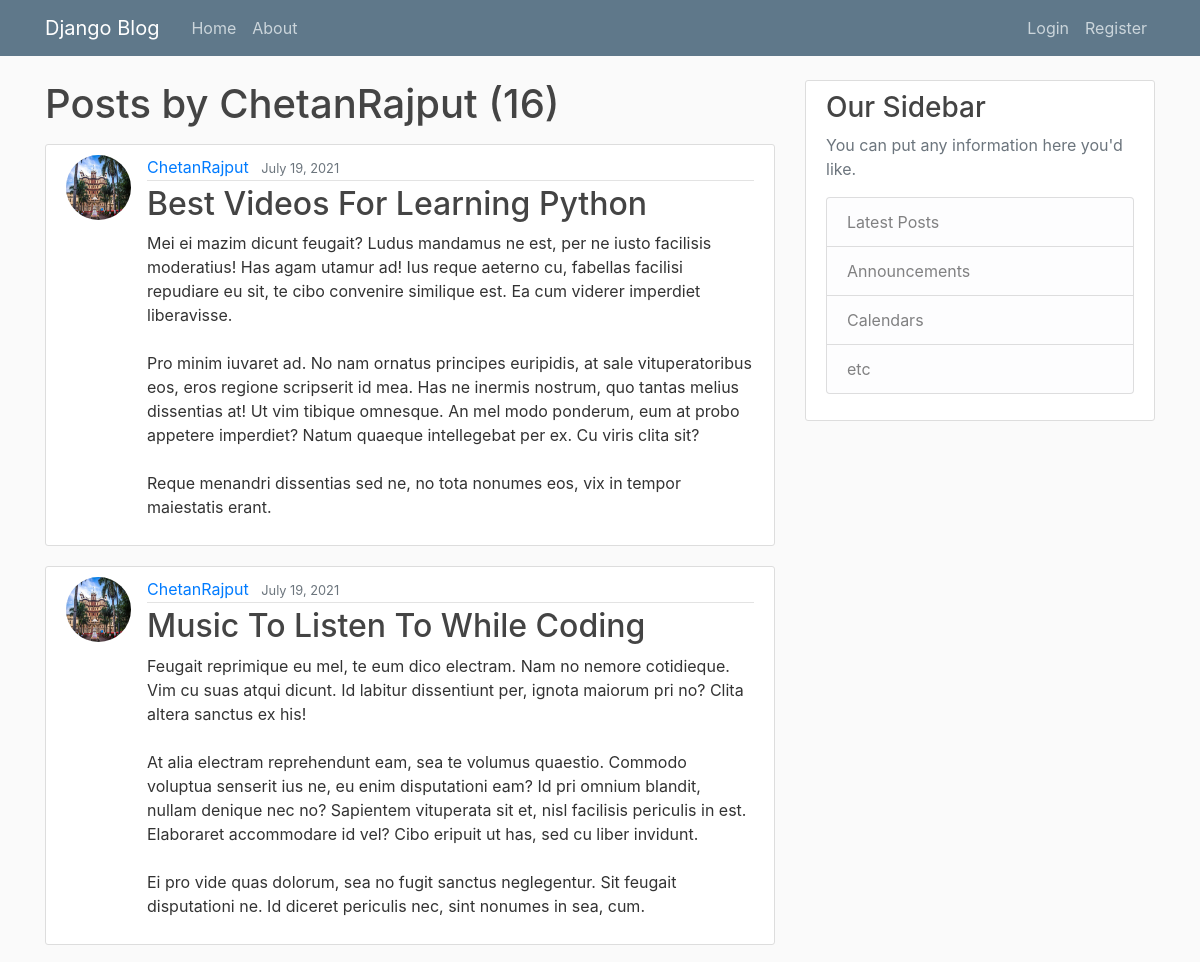
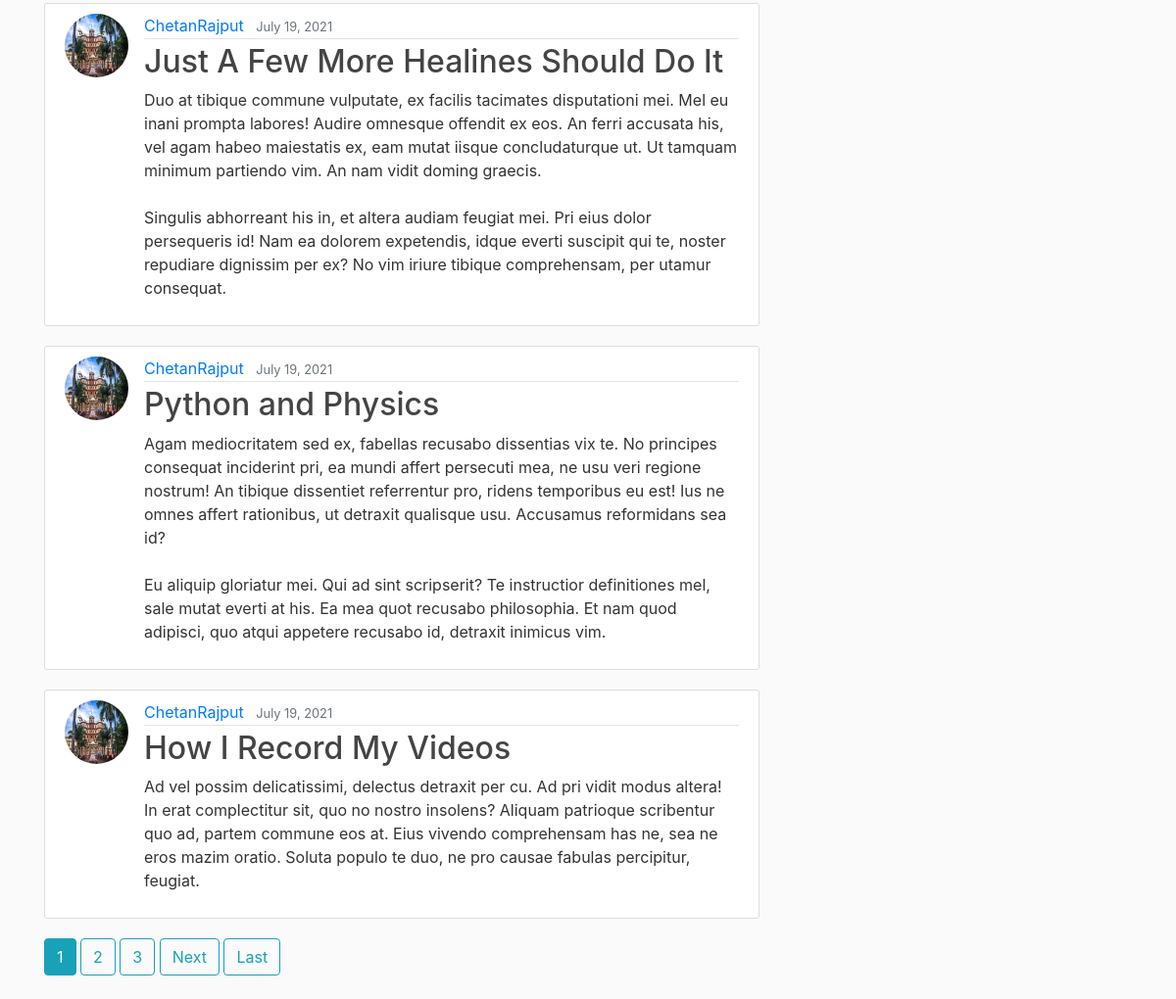
/user/ChetanRajput/, run on the app's committed database (2 pictures, top to bottom).
### blog/models.py (models this page shows, shortened)
class Post(models.Model):
	title = models.CharField(max_length = 100)
	content = models.TextField()
	date_posted = models.DateTimeField(default = timezone.now) # remeber we have not put () after timezone.now,
	author = models.ForeignKey(User, on_delete = models.CASCADE)# we are not passing function, we are just passing reference

### users/models.py (models this page shows, shortened)
class Profile(models.Model):
	user = models.OneToOneField(User, on_delete = models.CASCADE)
	image = models.ImageField(default = 'default.jpg', upload_to = 'profile_pics')

### blog/views.py (the view)
# urls.py: path('user/<str:username>/', UserPostListView.as_view(), name = 'user-posts'),
class UserPostListView(ListView):
	model  = Post
	template_name = 'blog/user_posts.html'  #<app>/<model>_<viewtype>.html =blog/post_list.html (browser will look for templte here)
	context_object_name = 'posts'
	paginate_by = 5
	def get_queryset(self):
		user = get_object_or_404(User, username = self.kwargs.get('username'))
		return Post.objects.filter(author = user).order_by('-date_posted')

### blog/templates/blog/user_posts.html (shortened to what this page needs)
{% extends "blog/base.html" %}
{% block content %}
  <h1 class = "mb-3">Posts by {{ view.kwargs.username }} ({{ page_obj.paginator.count }})</h1>
	{% for post in posts %}
		<article class="media content-section">
		  <img class = " rounded-circle article-img" src = "{{ post.author.profile.image.url }}">
		  <div class="media-body">
		    <div class="article-metadata">
		      <a class="mr-2" href="{% url 'user-posts' post.author.username %}">{{ post.author }}</a>
		      <small class="text-muted">{{ post.date_posted | date:"F d, Y"}}</small>
		    </div>
		    <h2><a class="article-title" href=" {% url 'post-detail' post.id %} ">{{ post.title }}</a></h2>
		    <p class="article-content">{{ post.content }}</p>
		  </div>
		</article>
	{% endfor %}
	{% if is_paginated %}
      {% for num in page_obj.paginator.page_range %}
        {% if page_obj.number == num %}
          <a class="btn btn-info mb-4" href="?page={{ num }}">{{ num }}</a>
        {% elif num > page_obj.number|add:'-3' and num < page_obj.number|add:'3' %}
          <a class="btn btn-outline-info mb-4" href="?page={{ num }}">{{ num }}</a>
        {% endif %}
      {% endfor %}
      {% if page_obj.has_next %}
        <a class="btn btn-outline-info mb-4" href="?page={{ page_obj.next_page_number }}">Next</a>
        <a class="btn btn-outline-info mb-4" href="?page={{ page_obj.paginator.num_pages }}">Last</a>
      {% endif %}
    {% endif %}
{% endblock content %}

### blog/templates/blog/base.html (shortened to what this page needs)
{% load static %}
<!DOCTYPE html>
<html>
<head>
    <link rel="stylesheet" href="https://maxcdn.bootstrapcdn.com/bootstrap/4.0.0/css/bootstrap.min.css">
    <link rel="stylesheet" type="text/css" href="{% static 'blog/main.css' %}">
</head>
<body>
	<header class="site-header">
	  <nav class="navbar navbar-expand-md navbar-dark bg-steel fixed-top">
	    <div class="container">
	      <a class="navbar-brand mr-4" href="{% url 'blog-home' %}">Django Blog</a>
	      <div class="collapse navbar-collapse" id="navbarToggle">
	        <div class="navbar-nav mr-auto">
	          <a class="nav-item nav-link" href="{% url 'blog-home' %}">Home</a>
	          <a class="nav-item nav-link" href="{% url 'blog-about' %}">About</a>
	        </div>
	        <div class="navbar-nav">
	          {% if user.is_authenticated %}
	          	<a class="nav-item nav-link" href="{% url 'post-create' %}">New Post</a>
	          	<a class="nav-item nav-link" href="{% url 'profile' %}">Profile</a>
	          	<a class="nav-item nav-link" href="{% url 'logout' %}">Logout</a>
	          {% else%}
	          	<a class="nav-item nav-link" href="{% url 'login' %}">Login</a>
	          	<a class="nav-item nav-link" href="{% url 'register' %}">Register</a>
	          {% endif %}
	        </div>
	      </div>
	    </div>
	  </nav>
	</header>
	<main role="main" class="container">
	  <div class="row">
	    <div class="col-md-8">
	      {% block content %}{% endblock %}
	    </div>
	    <div class="col-md-4">
	      <div class="content-section">
	        <h3>Our Sidebar</h3>
	        <p class='text-muted'>You can put any information here you'd like.
	          <ul class="list-group">
	            <li class="list-group-item list-group-item-light">Latest Posts</li>
	            <li class="list-group-item list-group-item-light">Announcements</li>
	            <li class="list-group-item list-group-item-light">Calendars</li>
	            <li class="list-group-item list-group-item-light">etc</li>
	          </ul>
	        </p>
	      </div>
	    </div>
	  </div>
	</main>
</body>
</html>

### blog/static/blog/main.css (style rules this page uses)
body { background: #fafafa; color: #333333; margin-top: 5rem; }
h1, h2, h3, h4, h5, h6 { color: #444444; }
ul { margin: 0; }
.bg-steel { background-color: #5f788a; }
.site-header .navbar-nav .nav-link { color: #cbd5db; }
.content-section { background: #ffffff; padding: 10px 20px; border: 1px solid #dddddd; border-radius: 3px; margin-bottom: 20px; }
.article-title { color: #444444; }
.article-content { white-space: pre-line; }
.article-img { height: 65px; width: 65px; margin-right: 16px; }
.article-metadata { padding-bottom: 1px; margin-bottom: 4px; border-bottom: 1px solid #e3e3e3 }

### data on the page
Post: author.profile.image (picture), author "ChetanRajput", date_posted "July 19, 2021", title "Best Videos For Learning Python", content "Mei ei mazim dicunt feugait? Ludus mandamus ne est, per ne iusto facilisis moderatius! Has agam utamur ad! Ius reque aeterno cu, fabellas facilisi repudiare eu sit, te cibo convenire similique est. Ea cum viderer imperdiet liberavisse. Pro minim iuvaret ad. No nam ornatus principes euripidis, at sale vituperatoribus eos, eros regione scripserit id mea. Has ne inermis nostrum, quo tantas melius dissentias at! Ut vim tibique omnesque. An mel modo ponderum, eum at probo appetere imperdiet? Natum quaeque intellegebat per ex. Cu viris clita sit? Reque menandri dissentias sed ne, no tota nonumes eos, vix in tempor maiestatis erant."
Post: author.profile.image (picture), author "ChetanRajput", date_posted "July 19, 2021", title "Music To Listen To While Coding", content "Feugait reprimique eu mel, te eum dico electram. Nam no nemore cotidieque. Vim cu suas atqui dicunt. Id labitur dissentiunt per, ignota maiorum pri no? Clita altera sanctus ex his! At alia electram reprehendunt eam, sea te volumus quaestio. Commodo voluptua senserit ius ne, eu enim disputationi eam? Id pri omnium blandit, nullam denique nec no? Sapientem vituperata sit et, nisl facilisis periculis in est. Elaboraret accommodare id vel? Cibo eripuit ut has, sed cu liber invidunt. Ei pro vide quas dolorum, sea no fugit sanctus neglegentur. Sit feugait disputationi ne. Id diceret periculis nec, sint nonumes in sea, cum."
Post: author.profile.image (picture), author "ChetanRajput", date_posted "July 19, 2021", title "Just A Few More Healines Should Do It", content "Duo at tibique commune vulputate, ex facilis tacimates disputationi mei. Mel eu inani prompta labores! Audire omnesque offendit ex eos. An ferri accusata his, vel agam habeo maiestatis ex, eam mutat iisque concludaturque ut. Ut tamquam minimum partiendo vim. An nam vidit doming graecis. Singulis abhorreant his in, et altera audiam feugiat mei. Pri eius dolor persequeris id! Nam ea dolorem expetendis, idque everti suscipit qui te, noster repudiare dignissim per ex? No vim iriure tibique comprehensam, per utamur consequat."
Post: author.profile.image (picture), author "ChetanRajput", date_posted "July 19, 2021", title "Python and Physics", content "Agam mediocritatem sed ex, fabellas recusabo dissentias vix te. No principes consequat inciderint pri, ea mundi affert persecuti mea, ne usu veri regione nostrum! An tibique dissentiet referrentur pro, ridens temporibus eu est! Ius ne omnes affert rationibus, ut detraxit qualisque usu. Accusamus reformidans sea id? Eu aliquip gloriatur mei. Qui ad sint scripserit? Te instructior definitiones mel, sale mutat everti at his. Ea mea quot recusabo philosophia. Et nam quod adipisci, quo atqui appetere recusabo id, detraxit inimicus vim."
Post: author.profile.image (picture), author "ChetanRajput", date_posted "July 19, 2021", title "How I Record My Videos", content "Ad vel possim delicatissimi, delectus detraxit per cu. Ad pri vidit modus altera! In erat complectitur sit, quo no nostro insolens? Aliquam patrioque scribentur quo ad, partem commune eos at. Eius vivendo comprehensam has ne, sea ne eros mazim oratio. Soluta populo te duo, ne pro causae fabulas percipitur, feugiat."

### other printed values
{{ view.kwargs.username }} "ChetanRajput"
{{ page_obj.paginator.count }} "16"
{{ num }} "1"
{{ num }} "2" "3"
